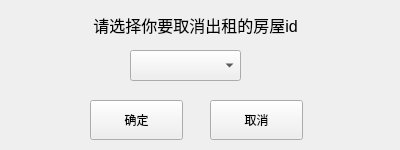
<?xml version="1.0" encoding="UTF-8"?>
<ui version="4.0">
 <class>mrh_cancelrent</class>
 <widget class="QWidget" name="mrh_cancelrent">
  <property name="geometry">
   <rect>
    <x>0</x>
    <y>0</y>
    <width>400</width>
    <height>150</height>
   </rect>
  </property>
  <property name="windowTitle">
   <string>Form</string>
  </property>
  <widget class="QLabel" name="label">
   <property name="geometry">
    <rect>
     <x>40</x>
     <y>10</y>
     <width>311</width>
     <height>31</height>
    </rect>
   </property>
   <property name="text">
    <string>&lt;html&gt;&lt;head/&gt;&lt;body&gt;&lt;p align=&quot;center&quot;&gt;&lt;span style=&quot; font-size:12pt;&quot;&gt;请选择你要取消出租的房屋id&lt;/span&gt;&lt;/p&gt;&lt;/body&gt;&lt;/html&gt;</string>
   </property>
  </widget>
  <widget class="QPushButton" name="mrh_cancelrent_commitButton">
   <property name="geometry">
    <rect>
     <x>90</x>
     <y>100</y>
     <width>93</width>
     <height>40</height>
    </rect>
   </property>
   <property name="text">
    <string>确定</string>
   </property>
  </widget>
  <widget class="QPushButton" name="mrh_cancelrent_cancelButton">
   <property name="geometry">
    <rect>
     <x>210</x>
     <y>100</y>
     <width>93</width>
     <height>40</height>
    </rect>
   </property>
   <property name="text">
    <string>取消</string>
   </property>
  </widget>
  <widget class="QComboBox" name="comboBox">
   <property name="geometry">
    <rect>
     <x>130</x>
     <y>50</y>
     <width>111</width>
     <height>31</height>
    </rect>
   </property>
  </widget>
 </widget>
 <resources/>
 <connections/>
</ui>
